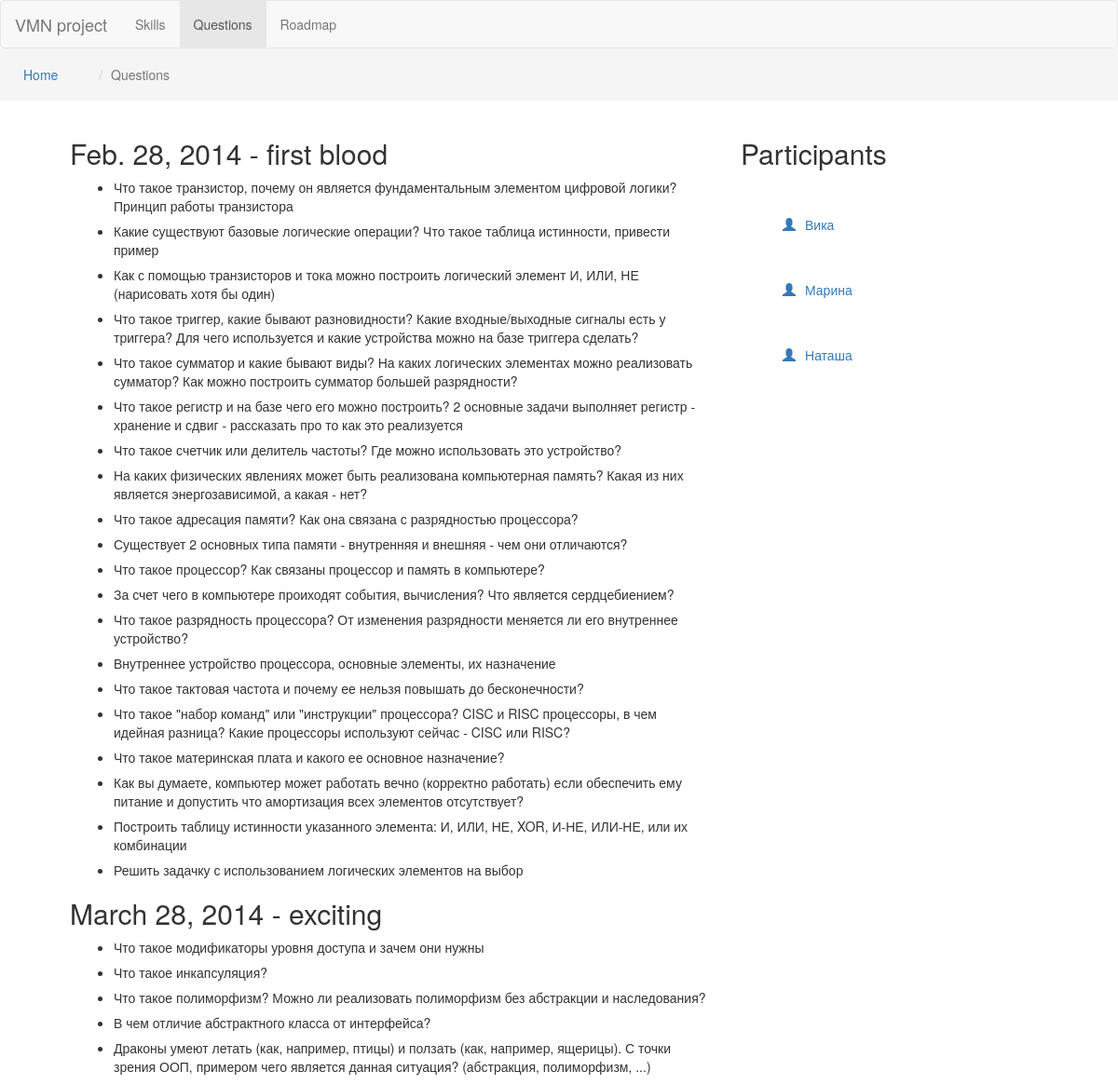
Screenshot of /questions with the database file from the repository.
### students/models.py (models this page shows, shortened)
class Milestone(models.Model):
    name = models.CharField(max_length=40, primary_key=True)
    date = models.DateField(auto_now=False, auto_now_add=False, auto_created=False)
    class Meta:
        db_table = 'milestone'

class Question(models.Model):
    id = models.AutoField(primary_key=True)
    question = models.CharField(max_length=200)
    milestone = models.ForeignKey(Milestone, db_column="milestone")
    class Meta:
        db_table = 'question'

### students/views.py (the view)
# urls.py: url(r'^questions', views.questions_page, name='questions_page'),
def questions_page(request):
    milestones = dict()
    for q in Question.objects.all():
        milestoneName = q.milestone.name
        milestoneDate = q.milestone.date
        if not milestones.get(milestoneName):
            milestones[milestoneName] = {
                'questions': [],
                'date': milestoneDate
            }
        milestones[milestoneName]['questions'].append({
            'id': q.id, 'question': q.question
        })
    template = loader.get_template('questions.html')
    context = RequestContext(request, {
        'milestones': milestones
    })
    return HttpResponse(template.render(context))

### students/templates/questions.html (shortened to what this page needs)
{% load staticfiles %}
<html>
<head>
	{% include "head.html" %}
</head>
<body>
{% include "navbar.html" with questions_page="true" %}
<div id="breadcrumbs" class="row">
	<ol class="breadcrumb">
		<li class="breadcrumb-part"><a href="/">Home</a></li>
		<li class="active breadcrumb-part">Questions</li>
	</ol>
</div>
<div class="row centered">
	<div class="col-md-8">
        {% for m, milestone in milestones.items %}
        <h2>{{ milestone.date }} - {{ m }}</h2>
		<ul id="questions">
			{% for q in milestone.questions %}
			<li id="{{ q.id }}"class="space-7">
				{{ q.question }}
			</li>
			{% endfor %}
		</ul>
        {% endfor %}
	</div>
	<div class="col-md-4">
		{% include "students-sidebar.html" %}
	</div>
</div>
</body>
</html>

### students/static/js/style.css (style rules this page uses)
.breadcrumb-part { margin: 10px; margin-left: 25px; }
div.row.centered { width: 90%; margin: auto; }
.space-7 { margin: 7px; }

### rows the page displays
Milestone: date "Feb. 28, 2014", milestones "first blood"
Question: question "Что такое транзистор, почему он является фундаментальным элементом цифровой логики? Принцип работы транзистора"
Question: question "Какие существуют базовые логические операции? Что такое таблица истинности, привести пример"
Question: question "Как с помощью транзисторов и тока можно построить логический элемент И, ИЛИ, НЕ (нарисовать хотя бы один)"
Question: question "Что такое триггер, какие бывают разновидности? Какие входные/выходные сигналы есть у триггера? Для чего используется и какие устройства можно на базе триггера сделать?"
Question: question "Что такое сумматор и какие бывают виды? На каких логических элементах можно реализовать сумматор? Как можно построить сумматор большей разрядности?"
Question: question "Что такое регистр и на базе чего его можно построить? 2 основные задачи выполняет регистр - хранение и сдвиг - рассказать про то как это реализуется"
Question: question "Что такое счетчик или делитель частоты? Где можно использовать это устройство?"
Question: question "На каких физических явлениях может быть реализована компьютерная память? Какая из них является энергозависимой, а какая - нет?"
Question: question "Что такое адресация памяти? Как она связана с разрядностью процессора?"
Question: question "Существует 2 основных типа памяти - внутренняя и внешняя - чем они отличаются?"
Question: question "Что такое процессор? Как связаны процессор и память в компьютере?"
Question: question "За счет чего в компьютере проиходят события, вычисления? Что является сердцебиением?"
Question: question "Что такое разрядность процессора? От изменения разрядности меняется ли его внутреннее устройство?"
Question: question "Внутреннее устройство процессора, основные элементы, их назначение"
Question: question "Что такое тактовая частота и почему ее нельзя повышать до бесконечности?"
Question: question "Что такое \"набор команд\" или \"инструкции\" процессора? CISC и RISC процессоры, в чем идейная разница? Какие процессоры используют сейчас - CISC или RISC?"
Question: question "Что такое материнская плата и какого ее основное назначение?"
Question: question "Как вы думаете, компьютер может работать вечно (корректно работать) если обеспечить ему питание и допустить что амортизация всех элементов отсутствует?"
Question: question "Построить таблицу истинности указанного элемента: И, ИЛИ, НЕ, XOR, И-НЕ, ИЛИ-НЕ, или их комбинации"
Question: question "Решить задачку с использованием логических элементов на выбор"
Milestone: date "March 28, 2014", milestones "exciting"
Question: question "Что такое модификаторы уровня доступа и зачем они нужны"
Question: question "Что такое инкапсуляция?"
Question: question "Что такое полиморфизм? Можно ли реализовать полиморфизм без абстракции и наследования?"
Question: question "В чем отличие абстрактного класса от интерфейса?"
Question: question "Драконы умеют летать (как, например, птицы) и ползать (как, например, ящерицы). С точки зрения ООП, примером чего является данная ситуация? (абстракция, полиморфизм, ...)"
